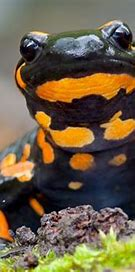
#> input picture python/xox-fodder/blfrog.jpg, 135 x 272 px
$ python -i asciified.py   (imports and definitions only)
#> lines starting #> are read from the running program, lines starting #| are printed output that depends on the picture
#!/usr/bin/env python

from PIL import Image
import os
import sys
from  subprocess import call


asciicode = " -.-,-:-;-i-r-s-X-A- -5-3-h-M-H-G-S-#-9-B-&-@".split("-")
def asciified(filename):
#> called with filename = 'xox-fodder/blfrog.jpg'
    if filename != 'asciified.py':
        img = Image.open(filename).convert('LA')
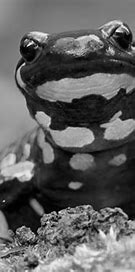
#> img: PIL image 135x272 LA; mean R, G, B, A 94.9, 94.9, 94.9, 255
        #filename = filename.split('/')
        for x in filename:
            if '.' in x:
                filename = x
                break
        delname = filename
        filenameSplit = filename.split('.')
        img = img.resize((16,16))
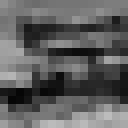
#> img: PIL image 16x16 LA (shown 8 times larger); mean R, G, B, A 94.9, 94.9, 94.9, 255
        argument = ("{0}".format("grey")+filenameSplit[1])
        #os.remove('101/'+delname)
        img.save('101/'+argument+".png")

        img = Image.open('101/grey{0}.png'.format(filenameSplit[0]))
        #finalimg = Image.new("LA", (32, 32))
        #grey = img.crop((0, 0, 128, 128))
        grey = img.load()
        os.remove('101/grey{0}.png'.format(filenameSplit[0]))
        #print grey[0,0]
        # Create the final file to be made
#> (the run stopped early here; a loop or call above may not have finished)
